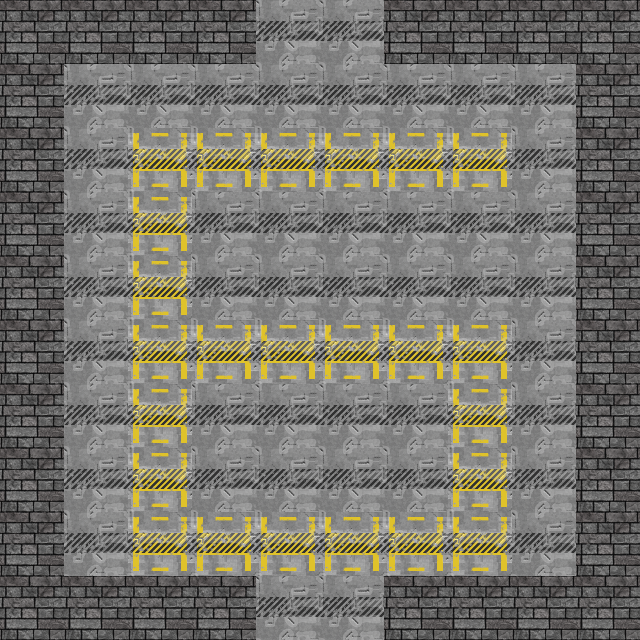

A 2D game scene composited from a Tiled map and its tileset images. What follows is a short description and the map's XML, with each tile layer's data collapsed to a summary:
An orthogonal 10x10 tile map with 64x64 px tiles, 3 tile layers (Kachelebene 1, Kachelebene 2, Kachelebene 3).

<map version="1.0" orientation="orthogonal" renderorder="right-down" width="10" height="10" tilewidth="64" tileheight="64" nextobjectid="1">
 <tileset firstgid="1" name="64pxTileSet" tilewidth="64" tileheight="64">
  <image source="../64pxTileSet.png" width="1472" height="128" />
 </tileset>
 <layer name="Kachelebene 1" width="10" height="10">
  <data>[100 cells, 100 non-empty, 2 distinct tile ids]</data>
 </layer>
 <layer name="Kachelebene 2" width="10" height="10">
  <data>[100 cells, 0 non-empty, 0 distinct tile ids]</data>
 </layer>
 <layer name="Kachelebene 3" width="10" height="10">
  <data>[100 cells, 32 non-empty, 1 distinct tile ids]</data>
 </layer>
</map>
